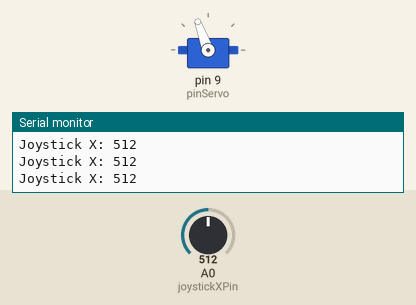
The sketch below on a simulated Arduino Uno, built with avr-gcc and run on an emulated ATmega328P. Shown: servo, the last lines printed to the serial monitor. The inputs (shaded band) are chosen by the test bench; at power-on: A0 (joystickXPin) = 512.

Above: at 1.2 s.
1.3 s: A0 (joystickXPin) set to 537
At 2.5 s:
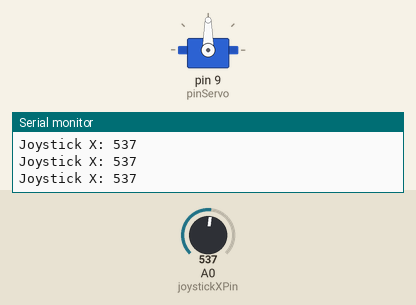
2.8 s: A0 (joystickXPin) set to 990
At 3.9 s:
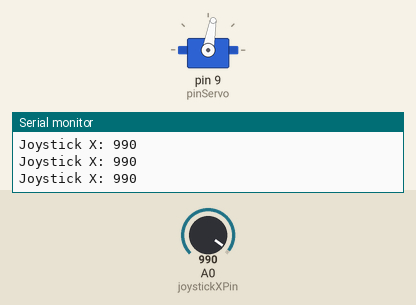
4.3 s: A0 (joystickXPin) set to 1011
At 5.3 s:
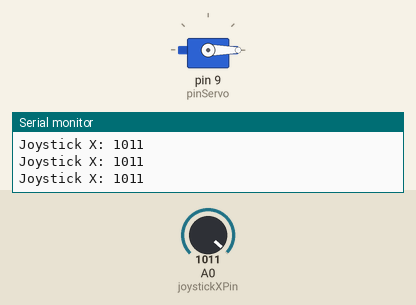
5.8 s: A0 (joystickXPin) set to 40
At 6.6 s:
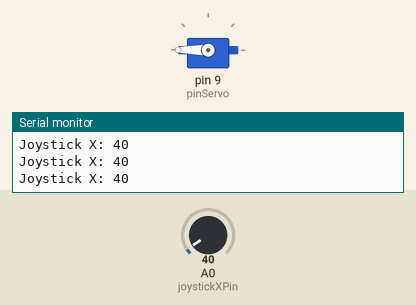
7.3 s: A0 (joystickXPin) set to 46
8.8 s: A0 (joystickXPin) set to 54
At 9.3 s:
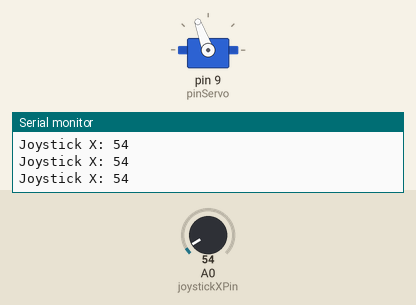
Timing chart, 0 to 11.3 s (numbered marks = the images above; inputs shaded):
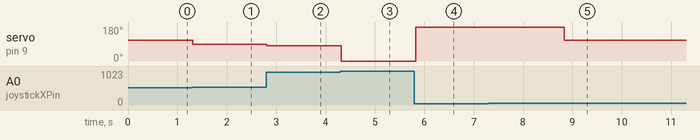

Measured:
- the behaviour switches between 519 and 520 on A0 (joystickXPin) (found by bisection; images 0 and 1)
- the behaviour switches between 1000 and 1001 on A0 (joystickXPin) (found by bisection; images 2 and 3)
- the behaviour switches between 49 and 50 on A0 (joystickXPin) (found by bisection; images 4 and 5)
- after the input at 1.3 s, servo on pin 9 (pinServo): 110° → 90° at once
- after the input at 2.8 s, servo on pin 9 (pinServo): 90° → 80° at once
- after the input at 4.3 s, servo on pin 9 (pinServo): 80° → 0° at once
- after the input at 5.8 s, servo on pin 9 (pinServo): 0° → 180° at once
- after the input at 8.8 s, servo on pin 9 (pinServo): 180° → 110° at once

The sketch:

actuador_lineal_2.ino
```cpp
//Aitor Gómez Ogueta UO294066
//Diego García González UO294255
//Ejercicio actuador lineal 2.

#include <Servo.h>

const int joystickXPin = A0;
Servo servo;
const int pinServo = 9;

void setup() {
  Serial.begin(9600);
  servo.attach(pinServo);
}

void loop() {
  int joystickXValue = analogRead(joystickXPin);
  Serial.print("Joystick X: ");
  Serial.println(joystickXValue);

  if (joystickXValue < 50) {
    servo.write(180);
  } else if (joystickXValue >= 50 && joystickXValue < 520) {
    servo.write(110);
  } else if (joystickXValue >= 520 && joystickXValue <= 560) {
    servo.write(90);
  } else if (joystickXValue > 560 && joystickXValue <= 1000) {
    servo.write(80);
  } else {
    servo.write(0);
  }

  delay(100);
}
```
